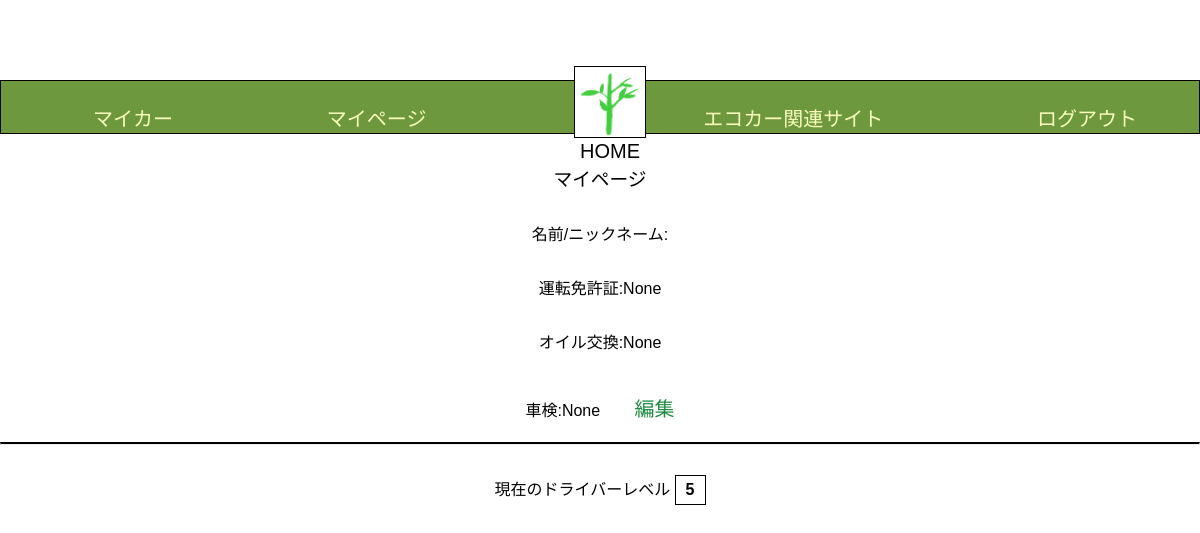
Before: /Edrive/mypage/4 (signed in) with the older database file.
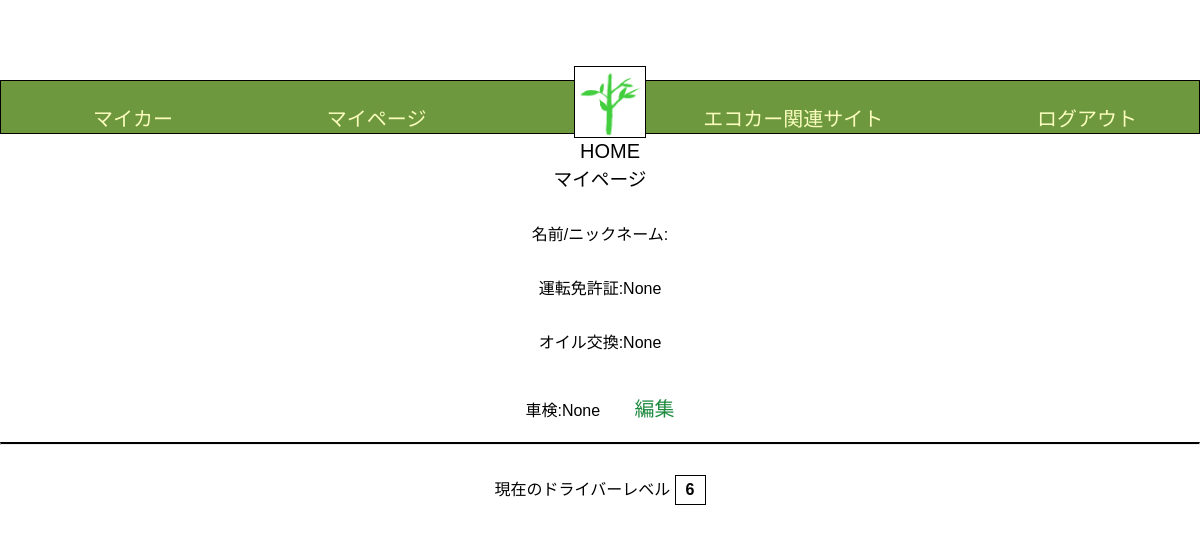
After: the same page with the newer database file.
### Edrive/models.py (models this page shows, shortened)
class BaseModel(models.Model):
    created_at = models.DateTimeField(auto_now_add=True)
    updated_at = models.DateTimeField(auto_now=True)
    class Meta:
        abstract = True

class User(AbstractBaseUser, PermissionsMixin, BaseModel):
    name = models.CharField(max_length=1000, default='default_name')
    user_name = models.CharField(max_length=50)
    password = models.CharField(max_length=200)
    licence_expiry_on = models.DateField(null=True)
    driver_level = models.IntegerField(default=1)
    target_achievement_count = models.IntegerField(default=0)
    email = models.EmailField(max_length=255, unique=True)
    is_active = models.BooleanField(default=True)
    is_staff = models.BooleanField(default=False)
    groups = models.ManyToManyField(
        'auth.Group',
        related_name='edrive_user_set',  # 追加
        blank=True,
        help_text='The groups this user belongs to.',
        verbose_name='groups'
    )
    user_permissions = models.ManyToManyField(
        'auth.Permission',
        related_name='edrive_user_set',  # 追加
        blank=True,
        help_text='Specific permissions for this user.',
        verbose_name='user permissions'
    )
    USERNAME_FIELD = 'email'
    REQUIRED_FIELDS = ['user_name']
    objects = UserManager()

### Edrive/views.py (the view)
# urls.py: path('mypage/<int:pk>',MyPageView.as_view(), name = 'mypage'),
class MyPageView(LoginRequiredMixin,View):
    template_name = 'mypage.html'
    def get(self, request, *args, **kwargs):
        user = request.user
        user_instance = User.objects.get(pk=user.pk)
        my_car = MyCar.objects.filter(user=user_instance).first()
        context = {
             'user':user_instance,
             'mycars_instance': my_car,
        }
        return render(request, self.template_name, context)

### templates/mypage.html (shortened to what this page needs)
{% load static %}
<!DOCTYPE html>
<html lang="ja">
   <head>
      <link rel="stylesheet" href="{% static 'css/style.css' %}">
   </head>
   <body>
       <header class="header-container">
      <nav class="navbar navbar-expand-lg navbar-light bg-light">
        <a class="navbar-brand" href="{% url 'Edrive:my_car' user.pk %}">マイカー</a>
        <a class="navbar-brand" href="{% url 'Edrive:mypage' user.pk %}">マイページ</a>
        <div class="logo">
        <a href="{% url 'Edrive:home' %}" class="home-link">
             <img src = "{% get_media_prefix %}shinryoku.png"  alt = "ホーム">
             <p>HOME</p>
        </a>
        </div>
        <a class="navbar-brand" href="{% url 'Edrive:eco_car_site' %}">エコカー関連サイト</a>
        <a class="navbar-brand" href="{% url 'Edrive:logout' %}">ログアウト</a>
      </nav>
      </header>
   </head>
  <body class="my_page">
    <h3>マイページ</h3>
    <h4>名前/ニックネーム:{{ user.user_name }}</h4>
    <h4>運転免許証:{{ user.licence_expiry_on }}</h4>
    <h4>オイル交換:{{ mycars_instance.next_oil_change_on }}</h4>
    <h4>車検:{{ mycars_instance.next_inspection_on }}
    <a class="navbar-brand" href="{% url 'Edrive:mypage_edit' user.pk %}">編集</a>
    </h4>
    <hr class = "divider">
    <h4>現在のドライバーレベル <span class="driver-level-box">{{ user.driver_level }}</span></h4>
    </body>
</html>

Changed rows visible on the page:
changed User "None": driver_level "5" → "6"
